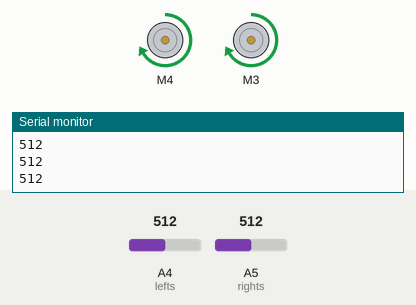
Recording of a sketch running on a simulated Arduino Uno, built with avr-gcc and run on an emulated ATmega328P. On the bench: 2 × DC motor (green arrow = forward, orange = backward, longer = faster), the last lines printed to the serial monitor. The test bench sets the inputs (shaded band); at power-on: A4 (lefts) = 512, A5 (rights) = 512.

Above: at 1.2 s.
1.3 s: A4 (lefts) set to 414
2.8 s: A4 (lefts) set to 382
At 4.0 s:
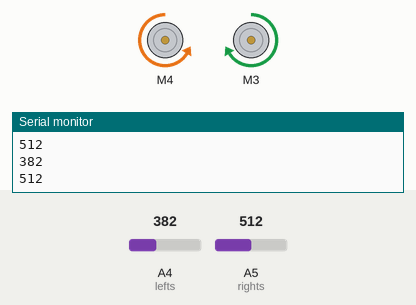
4.3 s: A5 (rights) set to 414
5.8 s: A5 (rights) set to 382
At 6.5 s:
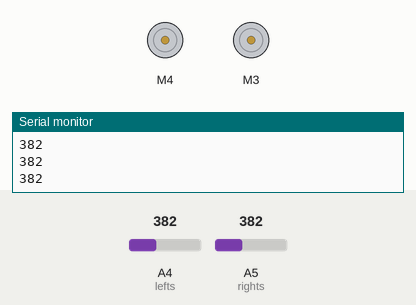
7.3 s: A4 (lefts) set to 410
At 8.5 s:
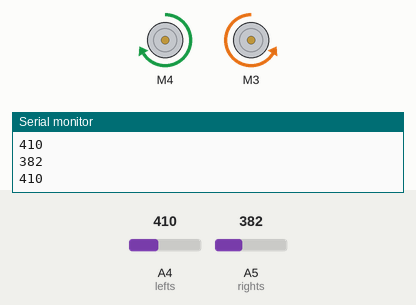
8.8 s: A4 (lefts) set to 390
At 9.8 s:
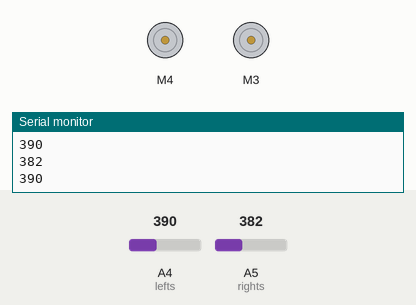
Timing chart, 0 to 11.3 s (numbered marks = the images above; inputs shaded):
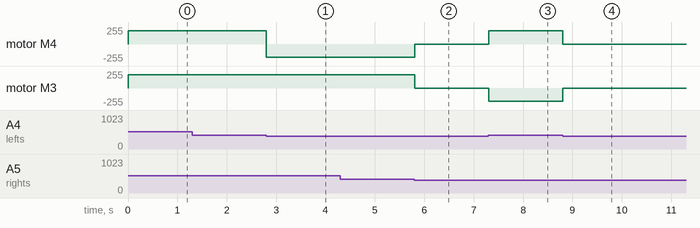

Measured:
- the behaviour switches between 401 and 400 on A4 (lefts) (found by bisection; images 0 and 1)
- the behaviour switches between 401 and 400 on A5 (rights) (found by bisection; images 1 and 2)
- after the input at 2.8 s, motor M4: forward 200/255 → backward 200/255 at once
- after the input at 5.8 s, motor M4: backward 200/255 → stopped at once; motor M3: forward 200/255 → stopped at once
- after the input at 7.3 s, motor M4: stopped → forward 200/255 at once; motor M3: stopped → backward 200/255 at once
- after the input at 8.8 s, motor M4: forward 200/255 → stopped at once; motor M3: backward 200/255 → stopped at once

The sketch:

LinoBot_v1.0.ino
```cpp
   ////////////////////////////////////////////////////////
  //                LinoBot v1.0                        //
 //               By Aarav Garg                        //
////////////////////////////////////////////////////////

//I have added the possibilities of testing
//The values of analogRead could be changed for trouble shooting

//including the libraries
#include <AFMotor.h>

//defining pins and variables
#define lefts A4
#define rights A5

//defining motors
AF_DCMotor motor1(4, MOTOR12_8KHZ);
AF_DCMotor motor2(3, MOTOR12_8KHZ);
/*
AF_DCMotor motor1(3, MOTOR12_8KHZ);
AF_DCMotor motor2(4, MOTOR12_8KHZ);
 */

void setup() {
  //setting the speed of motors
  motor1.setSpeed(200);
  motor2.setSpeed(200);
  //declaring pin types
  pinMode(lefts,INPUT);
  pinMode(rights,INPUT);
  //begin serial communication
  Serial.begin(9600);

}

void loop(){
  //printing values of the sensors to the serial monitor
  Serial.println(analogRead(lefts));
  Serial.println(analogRead(rights));
  //line detected by both
  if(analogRead(lefts)<=400 && analogRead(rights)<=400){
    //stop
    motor1.run(RELEASE);
    motor2.run(RELEASE);
  }
  //line detected by left sensor
  else if(analogRead(lefts)<=400 && !analogRead(rights)<=400){
    //turn left
    motor1.run(BACKWARD);
    motor2.run(FORWARD);
    /*
    motor1.run(RELEASE);
    motor2.run(FORWARD);
     */
  }
  //line detected by right sensor
  else if(!analogRead(lefts)<=400 && analogRead(rights)<=400){
    //turn right
    motor1.run(FORWARD);
    motor2.run(BACKWARD);
    /*
    motor1.run(FORWARD);
    motor2.run(RELEASE);
     */
  }
  //line detected by none
  else if(!analogRead(lefts)<=400 && !analogRead(rights)<=400){
    //stop
    motor1.run(FORWARD);
    motor2.run(FORWARD);
    /*
    motor1.run(BACKWARD);
    motor2.run(BACKWARD);
     */
  }

}
```
